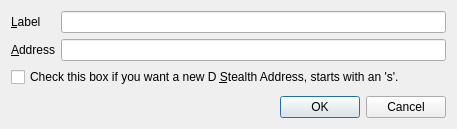
<?xml version="1.0" encoding="UTF-8"?>
<ui version="4.0">
 <class>EditAddressDialog</class>
 <widget class="QDialog" name="EditAddressDialog">
  <property name="geometry">
   <rect>
    <x>0</x>
    <y>0</y>
    <width>457</width>
    <height>129</height>
   </rect>
  </property>
  <property name="windowTitle">
   <string>Edit Address</string>
  </property>
  <layout class="QVBoxLayout" name="verticalLayout">
   <item>
    <layout class="QFormLayout" name="formLayout">
     <property name="fieldGrowthPolicy">
      <enum>QFormLayout::AllNonFixedFieldsGrow</enum>
     </property>
     <item row="0" column="0">
      <widget class="QLabel" name="label">
       <property name="text">
        <string>&amp;Label</string>
       </property>
       <property name="buddy">
        <cstring>labelEdit</cstring>
       </property>
      </widget>
     </item>
     <item row="0" column="1">
      <widget class="QLineEdit" name="labelEdit">
       <property name="toolTip">
        <string>The label associated with this address book entry</string>
       </property>
      </widget>
     </item>
     <item row="1" column="0">
      <widget class="QLabel" name="label_2">
       <property name="text">
        <string>&amp;Address</string>
       </property>
       <property name="buddy">
        <cstring>addressEdit</cstring>
       </property>
      </widget>
     </item>
     <item row="1" column="1">
      <widget class="QLineEdit" name="addressEdit">
       <property name="toolTip">
        <string>The address associated with this address book entry. This can only be modified for sending addresses.</string>
       </property>
      </widget>
     </item>
     <item row="2" column="0" colspan="2">
      <widget class="QCheckBox" name="stealthCB">
       <property name="text">
        <string>Check this box if you want a new D &amp;Stealth Address, starts with an 's'.</string>
       </property>
      </widget>
     </item>
    </layout>
   </item>
   <item>
    <widget class="QDialogButtonBox" name="buttonBox">
     <property name="orientation">
      <enum>Qt::Horizontal</enum>
     </property>
     <property name="standardButtons">
      <set>QDialogButtonBox::Cancel|QDialogButtonBox::Ok</set>
     </property>
    </widget>
   </item>
  </layout>
 </widget>
 <resources/>
 <connections>
  <connection>
   <sender>buttonBox</sender>
   <signal>accepted()</signal>
   <receiver>EditAddressDialog</receiver>
   <slot>accept()</slot>
   <hints>
    <hint type="sourcelabel">
     <x>248</x>
     <y>254</y>
    </hint>
    <hint type="destinationlabel">
     <x>157</x>
     <y>274</y>
    </hint>
   </hints>
  </connection>
  <connection>
   <sender>buttonBox</sender>
   <signal>rejected()</signal>
   <receiver>EditAddressDialog</receiver>
   <slot>reject()</slot>
   <hints>
    <hint type="sourcelabel">
     <x>316</x>
     <y>260</y>
    </hint>
    <hint type="destinationlabel">
     <x>286</x>
     <y>274</y>
    </hint>
   </hints>
  </connection>
 </connections>
</ui>
